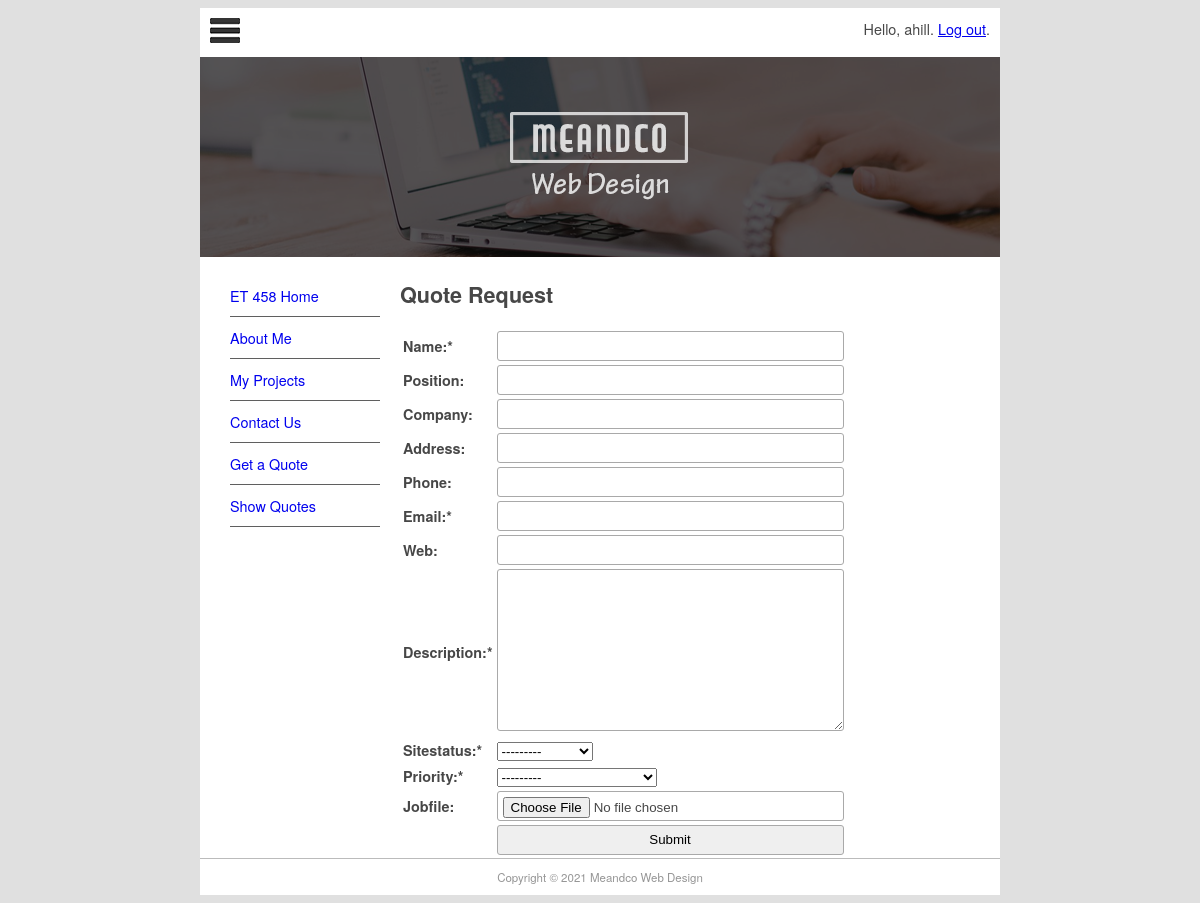
The page /quote/ (signed in) on the database its author committed.
### pages/models.py (models this page shows, shortened)
class Page(models.Model):
    title = models.CharField(max_length=60)
    permalink = models.CharField(max_length=12, unique=True)
    update_date = models.DateTimeField('Last Updated')
    bodytext = models.TextField('Page Content', blank=True)

### quotes/views.py (the view)
# urls.py: path('', views.quote_req, name='quote-request'),
@login_required(login_url=reverse_lazy('login'))
def quote_req(request):
    submitted = False
    if request.method == 'POST':
        form = QuoteForm(request.POST, request.FILES)
        if form.is_valid():
            quote = form.save(commit=False)
            try:
                quote.username = request.user
            except Exception:
                pass
            return HttpResponseRedirect('/quotes/?submitted=True')
    else:
        form = QuoteForm()
        if 'submitted' in request.GET:
            submitted = True
    return render(request, 'quotes/quote.html', {'form': form, 'page_list': Page.objects.all(), 'submitted': submitted})

### quotes/forms.py
class QuoteForm(ModelForm):
    required_css_class = 'required'
    class Meta:
        model = Quote
        fields = [
            'name', 'position', 'company', 'address',
            'phone', 'email', 'web', 'description',
            'sitestatus', 'priority', 'jobfile'
        ]

### quotes/templates/quotes/quote.html (shortened to what this page needs)
{% extends 'base.html' %}
{% block sidenav %}
    {% for page in page_list %}
        <li><a href="{{ page.permalink }}"> {{ page.title }} </a></li>
    {% endfor %}
{% endblock sidenav %}
{% block content %}
<h1>Quote Request</h1>
{% if submitted %}
    <p class="success">Your quote was submitted successfully!</p>
{% else %}
    <form action="" enctype="multipart/form-data" method="post" novalidate>
        <table>
            {{ form.as_table }}
            <tr>
                <td>&nbsp;</td>
                <td>
                    <input type="submit" value="Submit">
                </td>
            </tr>
        </table>
    </form>
{% endif %}
{% endblock content %}

### project1_site/templates/base.html (shortened to what this page needs)
{% load static %}
<!doctype html>
<html>
<head>
<link href="{% static 'main.css' %}" rel="stylesheet" type="text/css">
</head>
<body>
<div id="wrapper">
  <header id="header">
    <div id="logo"><img src="{% static 'logo.jpg' %}" alt=""/>
      <span style="float: right;">
        {% if user.is_authenticated %}
        Hello, {{ user.username }}. <a href="{% url 'logout' %}?next=/">Log out</a>.
        {% else %}
        Not logged in. <a href="{% url 'login' %}?next=/">Log in</a>.
        {% endif %}
      </span>
    </div>
    <div id="topbanner"><img src="{% static 'top_banner.png' %}" width="800" height="200" alt=""/></div>
  </header>
  <aside id="leftsidebar">
    <nav id="nav">
      <ul>
        {% block sidenav %}{% endblock sidenav %}
        <li><a href="/contact">Contact Us</a></li>
        <li><a href="/quote/">Get a Quote</a></li>
        <li><a href="/quote/show">Show Quotes</a></li>
      </ul>
    </nav>
  </aside>
  <section id="main">
    {% block content %}{% endblock content %}
  </section>
  <footer id="footer">Copyright &copy; 2021 Meandco Web Design</footer>
</div>
</body>
</html>

### project1_site/static/main.css (style rules this page uses)
#header { border-style: none; width: 800px; height: auto; }
#wrapper { margin-top: 0px; margin-left: auto; margin-right: auto; background-color: #FFFFFF; width: 800px; }
body { background-color: #E0E0E0; font-family: Gotham, "Helvetica Neue", Helvetica, Arial, sans-serif; font-size: 0.9em; text-align: justify; color: #474747; }
#footer { text-align: center; font-size: 0.8em; margin-top: 5px; padding-top: 10px; padding-bottom: 10px; background-color: #FFFFFF; border-top: thin solid #BBBBBB; clear: both; color: #969696; }
#nav li { padding-top: 10px; padding-bottom: 10px; font-size: 1em; list-style-type: none; border-bottom: thin solid #5F5F5F; color: #4C4C4C; left: 0px; list-style-position: inside; margin-left: -10px; }
#nav li a { text-decoration: none; }
#leftsidebar { width: 180px; height: 350px; float: left; }
#main { width: 560px; float: left; margin-left: 20px; margin-right: 10px; padding-right: 10px; }
#logo { padding: 10px; }
input, textarea { width: 100%; padding: 5px!important; -webkit-box-sizing: border-box; -moz-box-sizing: border-box; box-sizing: border-box; border-radius: 3px; border-style: solid; border-width: 1px; border-color: rgb(169, 169, 169); }
input { height: 30px; }
.required label::after { content: "*"; }

### rows shown on the page
Page: title "ET 458 Home"
Page: title "About Me"
Page: title "My Projects"

### other values the page prints
{{ user.username }} "ahill"
